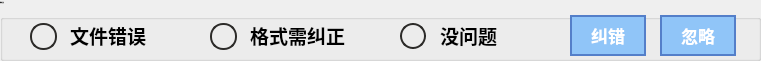
   <widget class="QGroupBox" name="groupBox">
    <property name="geometry">
     <rect>
      <x>20</x>
      <y>190</y>
      <width>761</width>
      <height>61</height>
     </rect>
    </property>
    <property name="font">
     <font>
      <family>微软雅黑</family>
      <pointsize>-1</pointsize>
     </font>
    </property>
    <property name="title">
     <string>检测结果</string>
    </property>
    <widget class="QLabel" name="fileerr">
     <property name="geometry">
      <rect>
       <x>30</x>
       <y>23</y>
       <width>27</width>
       <height>27</height>
      </rect>
     </property>
     <property name="styleSheet">
      <string notr="true">border:solid;
border-width:2px;
border-color:rgb(44,43,41);
border-radius:13px;
background:rgb(255, 0, 0,0)</string>
     </property>
     <property name="text">
      <string/>
     </property>
    </widget>
    <widget class="QLabel" name="label_14">
     <property name="geometry">
      <rect>
       <x>70</x>
       <y>20</y>
       <width>91</width>
       <height>31</height>
      </rect>
     </property>
     <property name="font">
      <font>
       <family>微软雅黑</family>
       <pointsize>14</pointsize>
       <weight>75</weight>
       <bold>true</bold>
      </font>
     </property>
     <property name="text">
      <string>文件错误</string>
     </property>
    </widget>
    <widget class="QPushButton" name="correctsrt">
     <property name="geometry">
      <rect>
       <x>570</x>
       <y>15</y>
       <width>76</width>
       <height>41</height>
      </rect>
     </property>
     <property name="font">
      <font>
       <family>微软雅黑</family>
       <pointsize>13</pointsize>
       <weight>75</weight>
       <bold>true</bold>
      </font>
     </property>
     <property name="styleSheet">
      <string notr="true">QPushButton{
        border: solid;
		border-width:2px;
		border-color:rgb(84,127,201);
}

QPushButton:enabled:hover
{
        background: rgb(104, 167, 218);
        color: white;
}

QPushButton:enabled 
{
        background: rgb(144, 197, 248);
        color: white;
}

QPushButton:enabled:pressed{
        background: rgb(124, 147, 255);
		border-color:rgb(104,147,231);
}</string>
     </property>
     <property name="text">
      <string>纠错</string>
     </property>
    </widget>
    <widget class="QLabel" name="passlight">
     <property name="geometry">
      <rect>
       <x>400</x>
       <y>23</y>
       <width>26</width>
       <height>26</height>
      </rect>
     </property>
     <property name="styleSheet">
      <string notr="true">border:solid;
border-width:2px;
border-color:rgb(44,43,41);
border-radius:13px;
background:rgb(9, 247,104,0)</string>
     </property>
     <property name="text">
      <string/>
     </property>
    </widget>
    <widget class="QLabel" name="label_23">
     <property name="geometry">
      <rect>
       <x>440</x>
       <y>20</y>
       <width>81</width>
       <height>31</height>
      </rect>
     </property>
     <property name="font">
      <font>
       <family>微软雅黑</family>
       <pointsize>14</pointsize>
       <weight>75</weight>
       <bold>true</bold>
      </font>
     </property>
     <property name="text">
      <string>没问题</string>
     </property>
    </widget>
    <widget class="QLabel" name="label_24">
     <property name="geometry">
      <rect>
       <x>250</x>
       <y>20</y>
       <width>121</width>
       <height>31</height>
      </rect>
     </property>
     <property name="font">
      <font>
       <family>微软雅黑</family>
       <pointsize>14</pointsize>
       <weight>75</weight>
       <bold>true</bold>
      </font>
     </property>
     <property name="text">
      <string>格式需纠正</string>
     </property>
    </widget>
    <widget class="QPushButton" name="ignore">
     <property name="geometry">
      <rect>
       <x>660</x>
       <y>15</y>
       <width>76</width>
       <height>41</height>
      </rect>
     </property>
     <property name="font">
      <font>
       <family>微软雅黑</family>
       <pointsize>13</pointsize>
       <weight>75</weight>
       <bold>true</bold>
      </font>
     </property>
     <property name="styleSheet">
      <string notr="true">QPushButton{
        border: solid;
		border-width:2px;
		border-color:rgb(84,127,201);
}

QPushButton:enabled:hover
{
        background: rgb(104, 167, 218);
        color: white;
}

QPushButton:enabled 
{
        background: rgb(144, 197, 248);
        color: white;
}

QPushButton:enabled:pressed{
        background: rgb(124, 147, 255);
		border-color:rgb(104,147,231);
}</string>
     </property>
     <property name="text">
      <string>忽略</string>
     </property>
    </widget>
    <widget class="QLabel" name="formaterr">
     <property name="geometry">
      <rect>
       <x>210</x>
       <y>23</y>
       <width>27</width>
       <height>27</height>
      </rect>
     </property>
     <property name="styleSheet">
      <string notr="true">border:solid;
border-width:2px;
border-color:rgb(44,43,41);
border-radius:13px;
background:rgb(255, 0, 0,0)</string>
     </property>
     <property name="text">
      <string/>
     </property>
    </widget>
   </widget>
